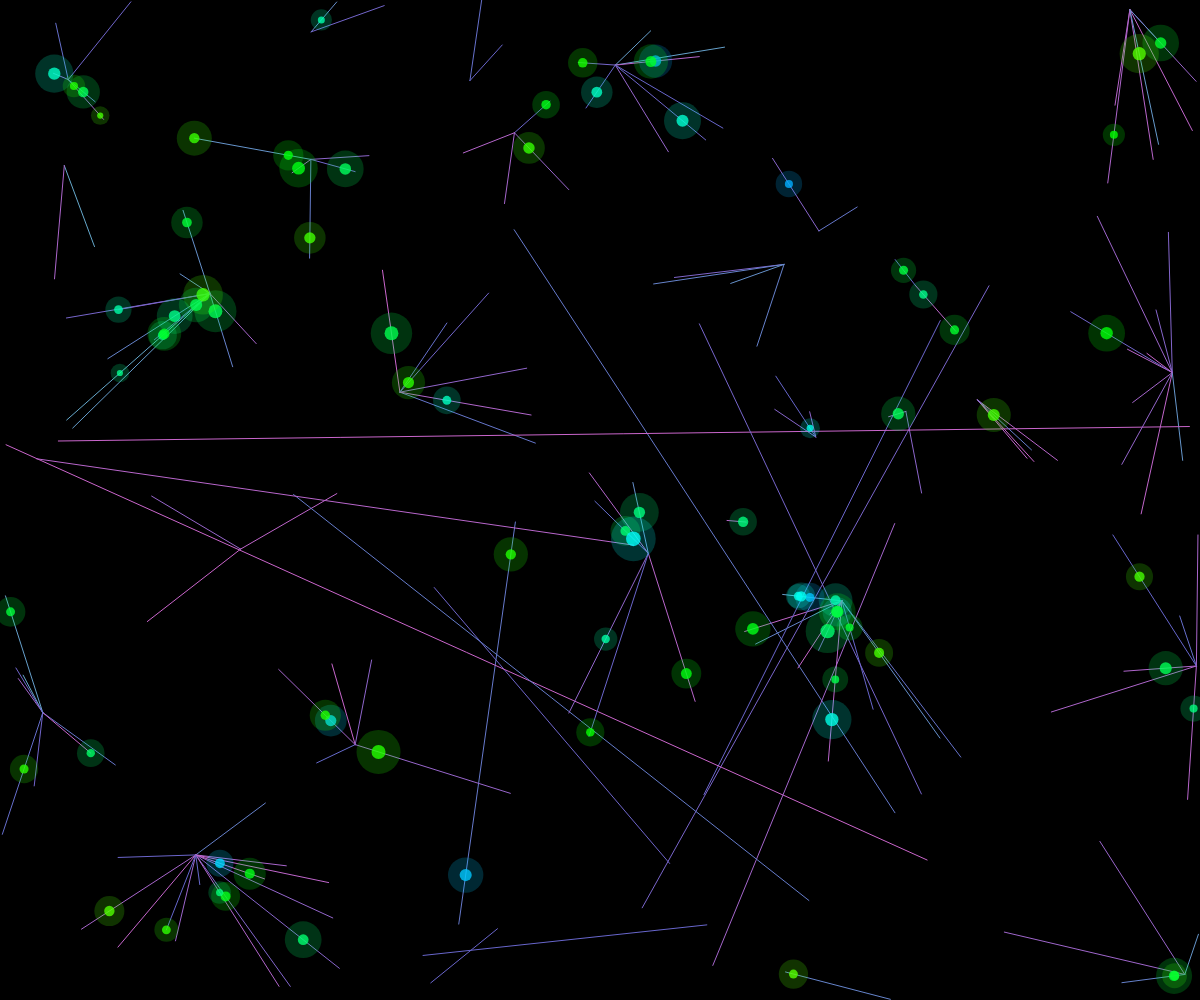
Frame 1 (no input)
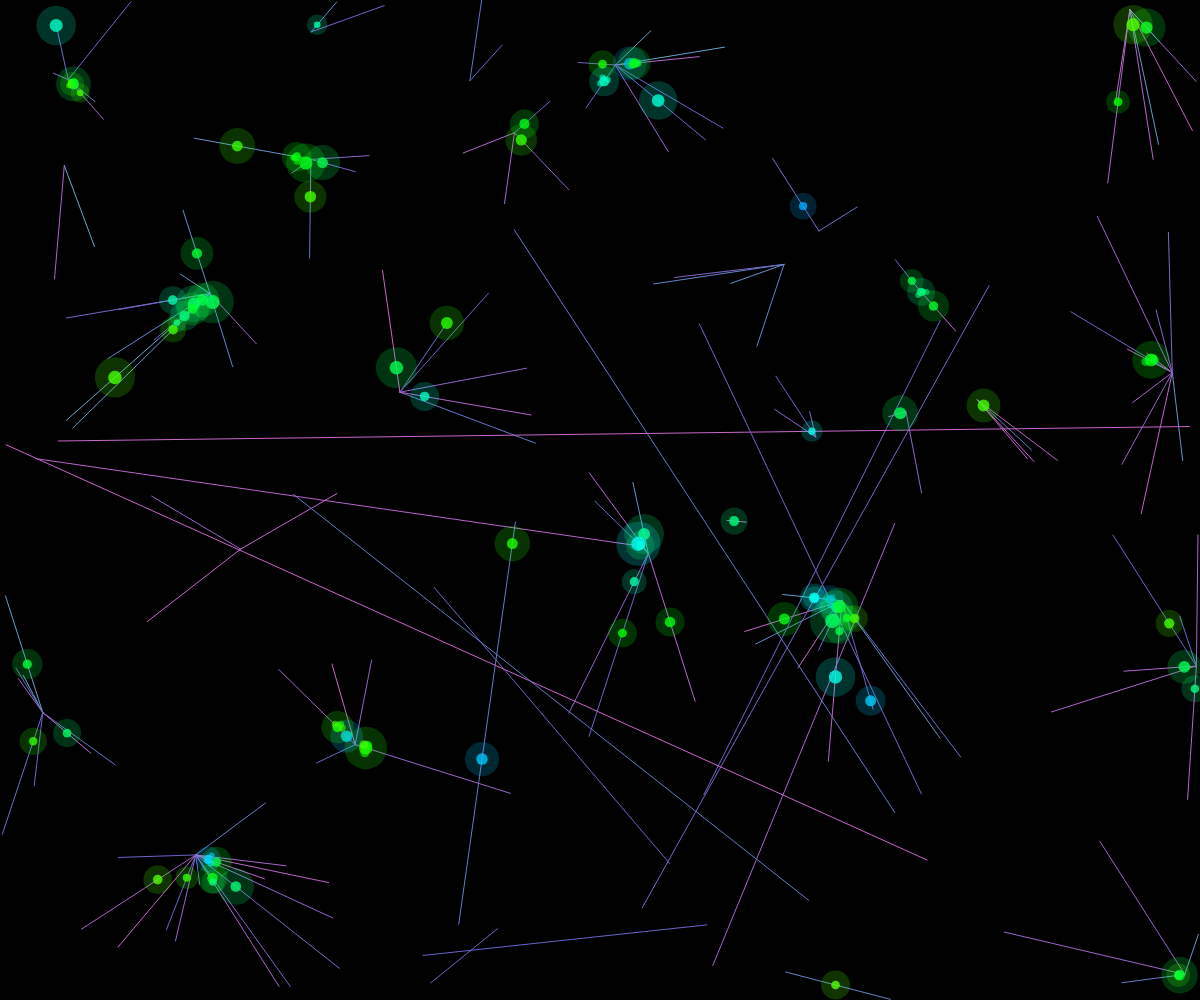
Frame 60 (no input)
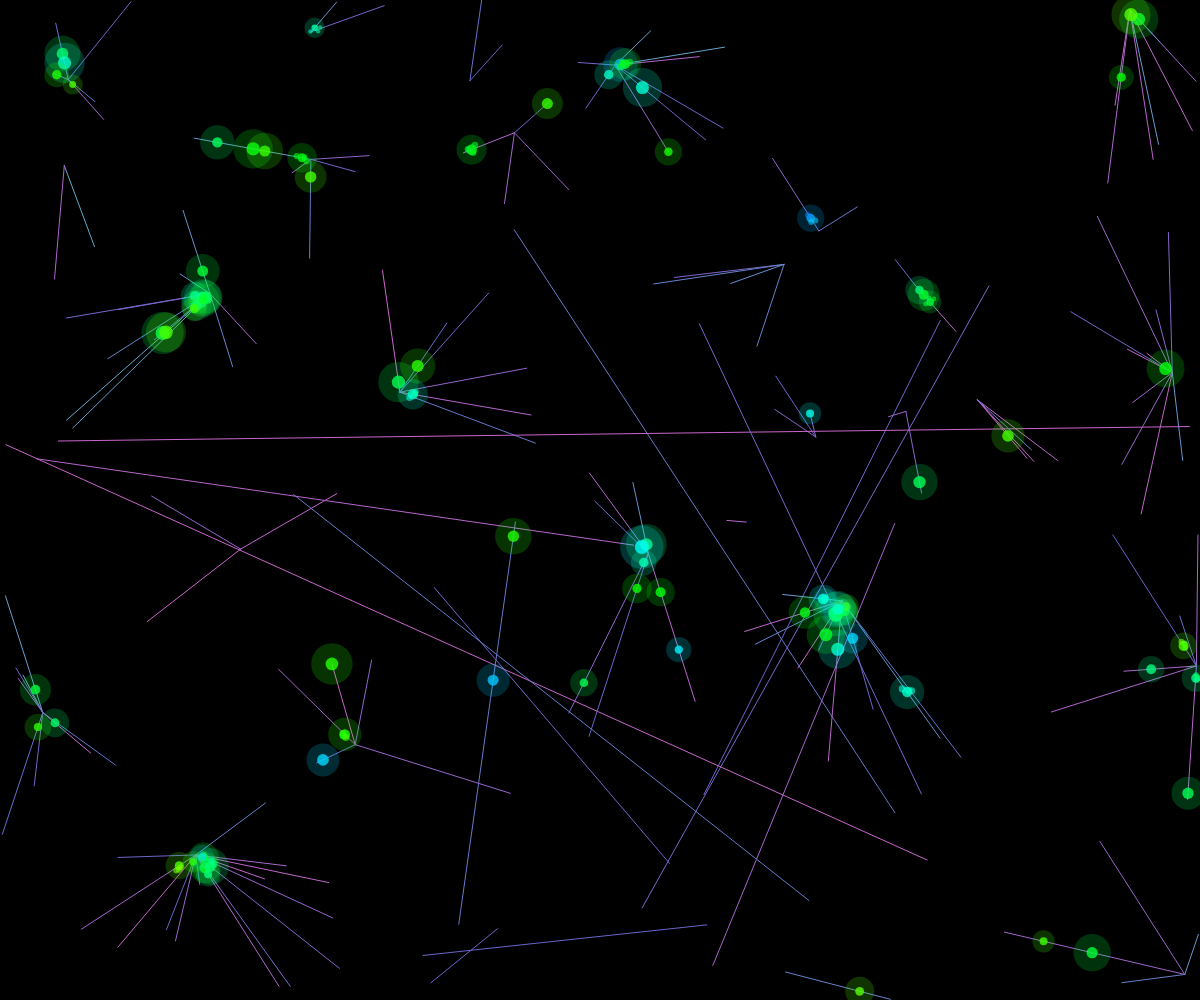
Frame 120 (the mouse pressed at the canvas centre since frame 60)

The p5.js sketch that drew these frames (run headless with seeded random() and noise() and a simulated clock; from frame 60 on, the mouse is pressed at the canvas centre):

// p5.js sketch
// ── sketch.js
let cables = [];
let streams = [];
const cableCount = 150;
const streamCount = 80;
const maxConnections = 300;

function setup() {
  createCanvas(windowWidth, windowHeight);
  colorMode(HSB, 360, 100, 100, 1);
  
  // Create cables (network structure)
  for (let i = 0; i < cableCount; i++) {
    cables.push({
      start: createVector(random(width), random(height)),
      end: createVector(random(width), random(height)),
      thickness: random(1, 3),
      color: color(random(200, 300), 50, 80)
    });
  }

  // Create junctions (nodes where cables connect)
  let junctions = [];
  for (let i = 0; i < 30; i++) {
    junctions.push(createVector(random(width), random(height)));
  }

  // Connect cables to junctions
  for (let cable of cables) {
    let closest = Infinity;
    let nearestJunction = null;
    
    for (let junc of junctions) {
      let d = dist(cable.start.x, cable.start.y, junc.x, junc.y);
      if (d < closest) {
        closest = d;
        nearestJunction = junc;
      }
    }

    if (nearestJunction && closest < 200) {
      cable.end = nearestJunction;
    }
  }

  // Initialize streams
  for (let i = 0; i < streamCount; i++) {
    let cableIndex = floor(random(cables.length));
    let t = random();
    let pos = p5.Vector.lerp(cables[cableIndex].start, cables[cableIndex].end, t);
    
    streams.push({
      pos: pos.copy(),
      cableIndex: cableIndex,
      speed: random(0.5, 2),
      size: random(3, 8),
      hue: random(100, 200),
      pulse: random(TWO_PI),
      split: false
    });
  }
}

function draw() {
  background(0);
  
  // Draw cables
  strokeWeight(1);
  for (let cable of cables) {
    stroke(cable.color);
    line(cable.start.x, cable.start.y, cable.end.x, cable.end.y);
  }

  // Update and draw streams
  for (let stream of streams) {
    let cable = cables[stream.cableIndex];
    
    // Move stream along cable
    stream.pos.lerp(cable.end, stream.speed * 0.01);
    
    // Check if reached end of cable
    let d = dist(stream.pos.x, stream.pos.y, cable.end.x, cable.end.y);
    if (d < 5) {
      // Move to next cable at junction
      let neighbors = [];
      for (let i = 0; i < cables.length; i++) {
        if (i === stream.cableIndex) continue;
        if (dist(cable.end.x, cable.end.y, cables[i].start.x, cables[i].start.y) < 10 ||
            dist(cable.end.x, cable.end.y, cables[i].end.x, cables[i].end.y) < 10) {
          neighbors.push(i);
        }
      }
      
      if (neighbors.length > 0) {
        stream.cableIndex = random(neighbors);
        let nextCable = cables[stream.cableIndex];
        stream.pos.set(nextCable.start.x, nextCable.start.y);
      } else {
        // Reset stream
        stream.cableIndex = floor(random(cables.length));
        let nextCable = cables[stream.cableIndex];
        stream.pos.set(nextCable.start.x, nextCable.start.y);
      }
    }

    // Pulse effect
    stream.pulse += 0.1;
    let pulseSize = sin(stream.pulse) * 2 + 5;
    
    // Brighten near junctions
    let distToJunction = dist(stream.pos.x, stream.pos.y, cable.end.x, cable.end.y);
    if (distToJunction < 30 && random() < 0.1) {
      stream.split = true;
    } else if (stream.split && random() < 0.05) {
      stream.split = false;
    }
    
    // Draw main stream
    noStroke();
    fill(stream.hue, 100, 100, 0.8);
    ellipse(stream.pos.x, stream.pos.y, stream.size + pulseSize, stream.size + pulseSize);
    
    // Draw glow effect
    fill(stream.hue, 100, 100, 0.2);
    ellipse(stream.pos.x, stream.pos.y, stream.size * 4 + pulseSize * 2, stream.size * 4 + pulseSize * 2);
    
    // Draw split streams if needed
    if (stream.split && random() < 0.3) {
      for (let i = 0; i < 3; i++) {
        let angle = random(TWO_PI);
        let offset = p5.Vector.fromAngle(angle).mult(random(2, 6));
        fill(stream.hue + random(-10, 10), 100, 100, 0.6);
        ellipse(stream.pos.x + offset.x, stream.pos.y + offset.y, 
                stream.size * 0.8 + pulseSize * 0.5, stream.size * 0.8 + pulseSize * 0.5);
      }
    }
  }

  // Occasionally add new streams
  if (random() < 0.02) {
    let cableIndex = floor(random(cables.length));
    let t = random();
    let pos = p5.Vector.lerp(cables[cableIndex].start, cables[cableIndex].end, t);
    
    streams.push({
      pos: pos.copy(),
      cableIndex: cableIndex,
      speed: random(0.5, 2),
      size: random(3, 8),
      hue: random(100, 200),
      pulse: random(TWO_PI),
      split: false
    });
    
    if (streams.length > streamCount + 10) {
      streams.shift();
    }
  }
}

function windowResized() {
  resizeCanvas(windowWidth, windowHeight);
}
